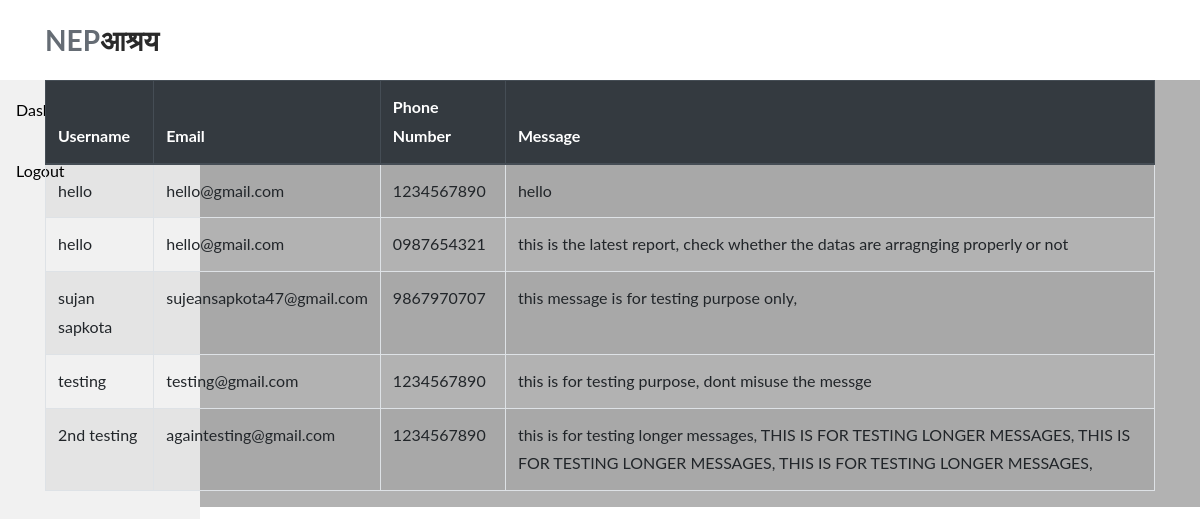
The page /view_contact/ on the database as committed earlier.
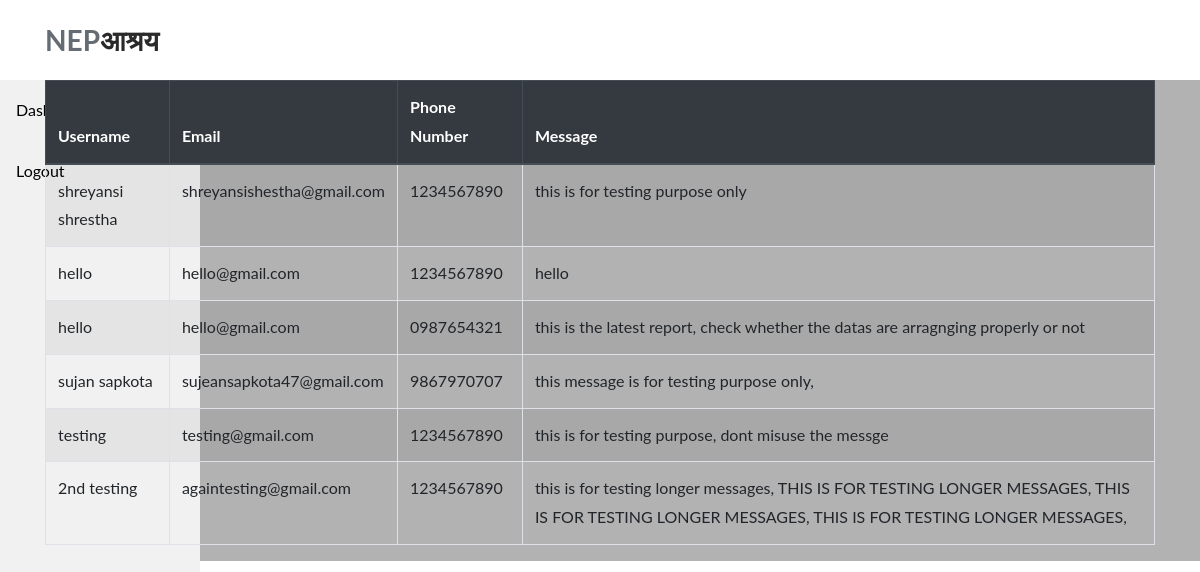
The same page on the database as committed later.
### Nepa_application/models.py (models this page shows)
class Contact_us(models.Model):
    name = models.CharField(max_length=50)
    email = models.EmailField(validators=[EmailValidator(message='Enter a valid email address.')])
    phone = models.CharField(max_length=10)  # Adjust length as needed
    text_message = models.TextField()
    post_date = models.DateTimeField(default=timezone.now, null=True, blank=True)
    class Meta:
        ordering = ['-post_date']

### Nepa_application/views.py (the view)
# urls.py: path('view_contact/', views.admin_contacts, name='admin_contacts'),
def admin_contacts(request):
    contacts = models.Contact_us.objects.all()
    name = contacts.values('name')
    email = contacts.values('email')
    phone = contacts.values('phone')
    text_message = contacts.values('text_message')
    context = {
        "contacts": contacts,
        "name": name,
        "email": email,
        "phone": phone,
        "text_message": text_message,
    }
    return render(request, 'admin_contacts.html', context)

### templates/admin_contacts.html (shortened to what this page needs)
{% load static %}
<!DOCTYPE html>
<html lang="en">
<head>
  <link rel="stylesheet" href="https://stackpath.bootstrapcdn.com/bootstrap/4.5.2/css/bootstrap.min.css">
  <link rel="stylesheet" type="text/css" href="{% static 'assets/css/bootstrap.min.css' %}">
  <link rel="stylesheet" type="text/css" href="{% static 'assets/css/font-awesome.css' %}">
  <link rel="stylesheet" type="text/css" href="{% static 'assets/css/owl-carousel.css' %}">
  <link rel="stylesheet" href="{% static 'assets/css/tooplate-artxibition.css' %}">
  <link rel="stylesheet" href="{% static 'assets/css/style.css' %}">
  <link href="{% static 'assets/css/main.css' %}" rel="stylesheet" />
</head>
<body>
<header class="header-area header-sticky">
    <div class="container">
        <div class="row">
            <div class="col-12">
                <nav class="main-nav">
                    <a href="{% url 'index' %}" class="logo">NEP<em>आश्रय</em></a>
                </nav>
            </div>
        </div>
    </div>
</header>
<div class="sidebar">
    <a  href="{%url 'upload'%}">Dashboard</a>
    <a href="{% url 'signout' %}">Logout</a>
</div>
<div class="container">
    <div class="row">
        <div class="col-md-12">
            <table class="table table-striped table-bordered">
                <thead class="thead-dark">
                    <tr>
                        <th>Username</th>
                        <th>Email</th>
                        <th>Phone Number</th>
                        <th>Message</th>
                    </tr>
                </thead>
                <tbody>
                    {% for user in contacts %}
                    <tr>
                        <td>{{ user.name }}</td>
                        <td>{{ user.email }}</td>
                        <td>{{ user.phone }}</td>
                        <td>{{ user.text_message }}</td>
                    </tr>
                    {% endfor %}
                </tbody>
            </table>
        </div>
    </div>
</div>
</body>
</html>

Rows that differ between the two databases and show on the page:
added Contact_us: name "shreyansi shrestha", email "shreyansishestha@gmail.com", phone "1234567890", text_message "this is for testing purpose only"
